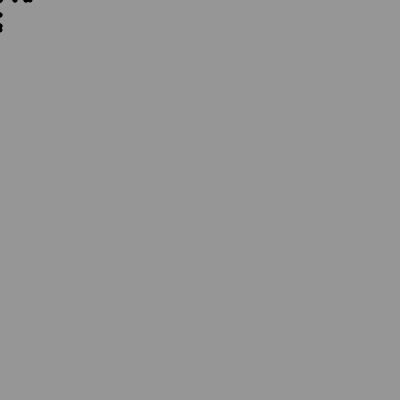
Frame 1 (no input)
Frame 60 (the mouse pressed at the canvas centre just before this capture): identical to frame 1, image omitted
Frame 120 (the mouse held since frame 60 and released just before this capture): blank canvas, image omitted

The Processing sketch that drew this single still picture (run headless with seeded random() and noise(); from frame 60 on, the mouse is pressed at the canvas centre):

// Processing sketch: sketch_23_3
// ── sketch_23_3.pde
//exercise 23.3

void setup() {
  size(400, 400);
  smooth();
  noFill();
  fill(220);
  noStroke();
}

void draw() {
  background(150);
  if (mousePressed == true) {
    cursor(CROSS);
  } else {
    star();
    noCursor();
  }
}

void star() {
  float scaleVal = 30;
  float angleInc = 10;
  float incX = norm(mouseX, 0, width);
  float incY = 1 - norm(mouseY, 0, height);
  float shade = map(mouseY, 0, height, 0, 255);
  fill(shade);
  translate(mouseX, mouseY);
  for(float angle = 0; angle < TWO_PI; angle += PI/6) {
    float x = cos(angle) * scaleVal * incX;
    float y = sin(angle) * scaleVal * incY;
    ellipse(x, y, 5, 5);
    ellipse(y, x, 5, 5);
  }
}

    
